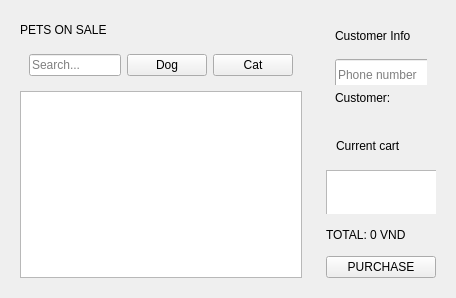
        <widget class="QWidget" name="posPetsPage">
         <layout class="QHBoxLayout" name="horizontalLayout_5" stretch="7,3">
          <item>
           <widget class="QWidget" name="posLeftPanel" native="true">
            <layout class="QVBoxLayout" name="verticalLayout_5" stretch="1,2,10">
             <item>
              <widget class="QLabel" name="posPetsTitle">
               <property name="text">
                <string>PETS ON SALE</string>
               </property>
              </widget>
             </item>
             <item>
              <widget class="QWidget" name="posSearchBar" native="true">
               <layout class="QHBoxLayout" name="horizontalLayout_6">
                <item>
                 <widget class="QLineEdit" name="posSearchInput">
                  <property name="placeholderText">
                   <string>Search...</string>
                  </property>
                 </widget>
                </item>
                <item>
                 <widget class="QPushButton" name="posDogButton">
                  <property name="text">
                   <string>Dog</string>
                  </property>
                 </widget>
                </item>
                <item>
                 <widget class="QPushButton" name="posCatButton">
                  <property name="text">
                   <string>Cat</string>
                  </property>
                 </widget>
                </item>
               </layout>
              </widget>
             </item>
             <item>
              <widget class="QTableWidget" name="posPetsTable"/>
             </item>
            </layout>
           </widget>
          </item>
          <item>
           <widget class="QWidget" name="posRightPanel" native="true">
            <layout class="QVBoxLayout" name="verticalLayout_6" stretch="1,1,1,1">
             <item>
              <widget class="QWidget" name="widget" native="true">
               <property name="maximumSize">
                <size>
                 <width>16777215</width>
                 <height>200</height>
                </size>
               </property>
               <layout class="QVBoxLayout" name="verticalLayout_7" stretch="1,3,1">
                <item>
                 <widget class="QLabel" name="posInfoTitleLabel">
                  <property name="maximumSize">
                   <size>
                    <width>100000</width>
                    <height>30</height>
                   </size>
                  </property>
                  <property name="text">
                   <string>Customer Info</string>
                  </property>
                 </widget>
                </item>
                <item>
                 <widget class="QWidget" name="customerBox" native="true">
                  <property name="maximumSize">
                   <size>
                    <width>16777215</width>
                    <height>50</height>
                   </size>
                  </property>
                  <widget class="QLineEdit" name="posPhoneInput">
                   <property name="geometry">
                    <rect>
                     <x>0</x>
                     <y>10</y>
                     <width>111</width>
                     <height>31</height>
                    </rect>
                   </property>
                   <property name="placeholderText">
                    <string>Phone number</string>
                   </property>
                  </widget>
                  <widget class="QPushButton" name="posCheckButton">
                   <property name="geometry">
                    <rect>
                     <x>112</x>
                     <y>10</y>
                     <width>61</width>
                     <height>29</height>
                    </rect>
                   </property>
                   <property name="text">
                    <string>Find</string>
                   </property>
                  </widget>
                 </widget>
                </item>
                <item>
                 <widget class="QLabel" name="posClientNameLabel">
                  <property name="maximumSize">
                   <size>
                    <width>16777215</width>
                    <height>40</height>
                   </size>
                  </property>
                  <property name="text">
                   <string>Customer:</string>
                  </property>
                 </widget>
                </item>
               </layout>
              </widget>
             </item>
             <item>
              <widget class="QWidget" name="widget_2" native="true">
               <property name="styleSheet">
                <string notr="true"/>
               </property>
               <widget class="QLabel" name="posCartTitleLabel">
                <property name="geometry">
                 <rect>
                  <x>10</x>
                  <y>10</y>
                  <width>131</width>
                  <height>31</height>
                 </rect>
                </property>
                <property name="text">
                 <string>Current cart</string>
                </property>
               </widget>
               <widget class="QListWidget" name="posCartList">
                <property name="geometry">
                 <rect>
                  <x>0</x>
                  <y>50</y>
                  <width>181</width>
                  <height>161</height>
                 </rect>
                </property>
               </widget>
              </widget>
             </item>
             <item>
              <widget class="QLabel" name="posTotalLabel">
               <property name="maximumSize">
                <size>
                 <width>16777215</width>
                 <height>30</height>
                </size>
               </property>
               <property name="text">
                <string>TOTAL: 0 VND</string>
               </property>
              </widget>
             </item>
             <item>
              <widget class="QPushButton" name="posPayButton">
               <property name="text">
                <string>PURCHASE</string>
               </property>
              </widget>
             </item>
            </layout>
           </widget>
          </item>
         </layout>
        </widget>
